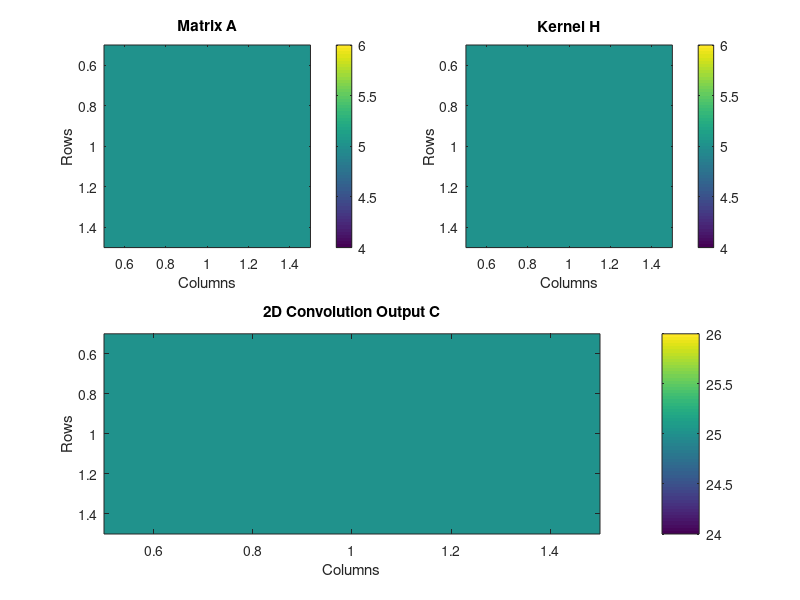

This chart was generated by the following MATLAB code:
clc;
clear;
close all;

% Input 2D matrices (images / spatial signals)
A = input("Enter the first 2D matrix A = ");
H = input("Enter the second 2D matrix H (kernel) = ");

[rA, cA] = size(A);
[rH, cH] = size(H);

% Flip the kernel 180 degrees for true 2D convolution (transposed feel)
H_flipped = rot90(H, 2);

% Output dimensions for full 2D convolution
rOut = rA + rH - 1;
cOut = cA + cH - 1;

% Zero-pad matrix A to handle boundaries
padA = zeros(rA + 2*(rH - 1), cA + 2*(cH - 1));
padA(rH : rH + rA - 1, cH : cH + cA - 1) = A;

% Initialize output matrix C
C = zeros(rOut, cOut);

% Manual 2D convolution using 4 nested for-loops
for i = 1 : rOut
    for j = 1 : cOut
        sum_val = 0;
        for p = 1 : rH
            for q = 1 : cH
                sum_val = sum_val + padA(i + p - 1, j + q - 1) * H_flipped(p, q);
            endfor
        endfor
        C(i, j) = sum_val;
    endfor
endfor

disp("2D Convolution output C is = ");
disp(C);

% Visualization using subplots and image plots
figure;

subplot(2, 2, 1);
imagesc(A);
colorbar;
xlabel('Columns');
ylabel('Rows');
title('Matrix A');

subplot(2, 2, 2);
imagesc(H);
colorbar;
xlabel('Columns');
ylabel('Rows');
title('Kernel H');

subplot(2, 1, 2);
imagesc(C);
colorbar;
xlabel('Columns');
ylabel('Rows');
title('2D Convolution Output C');
